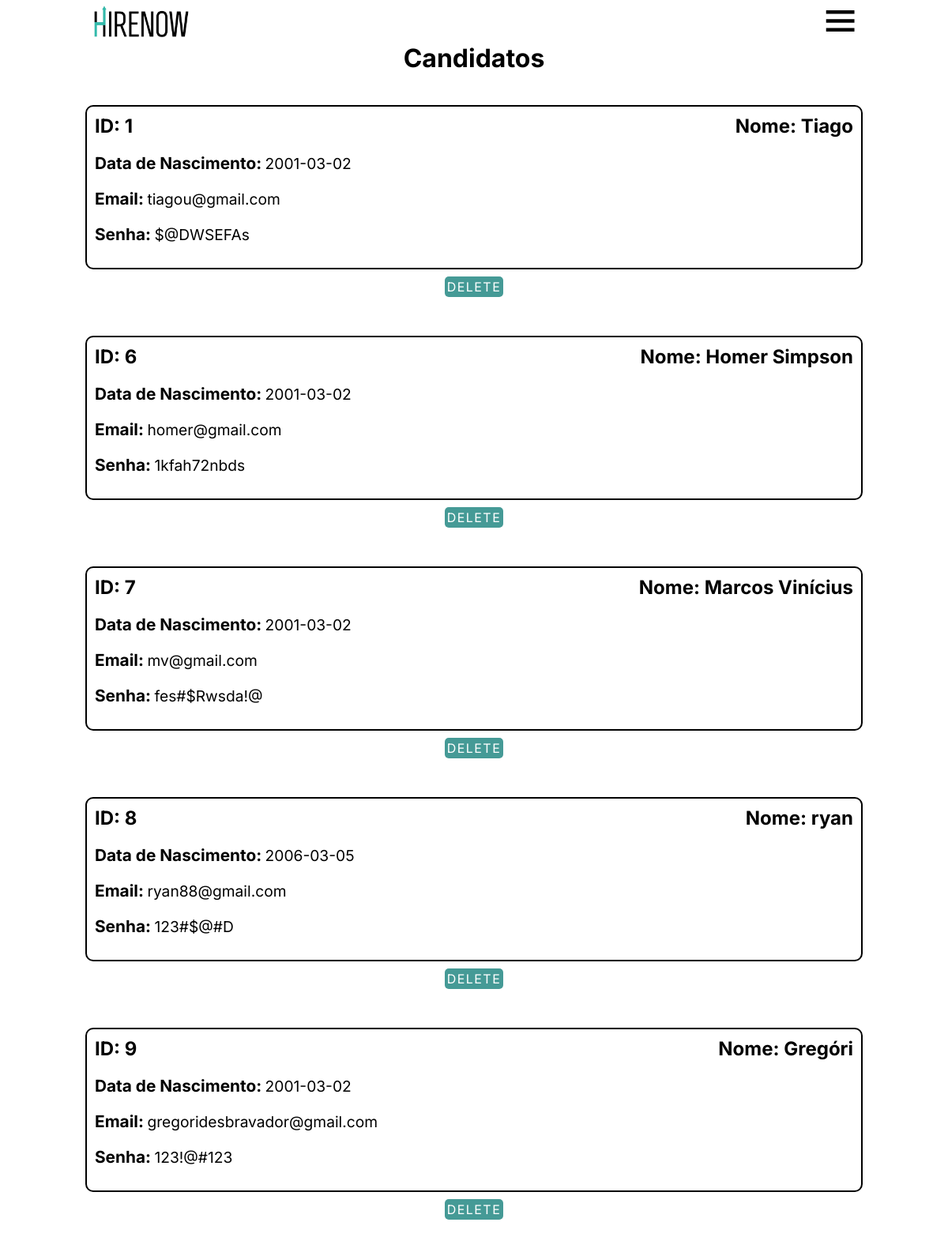
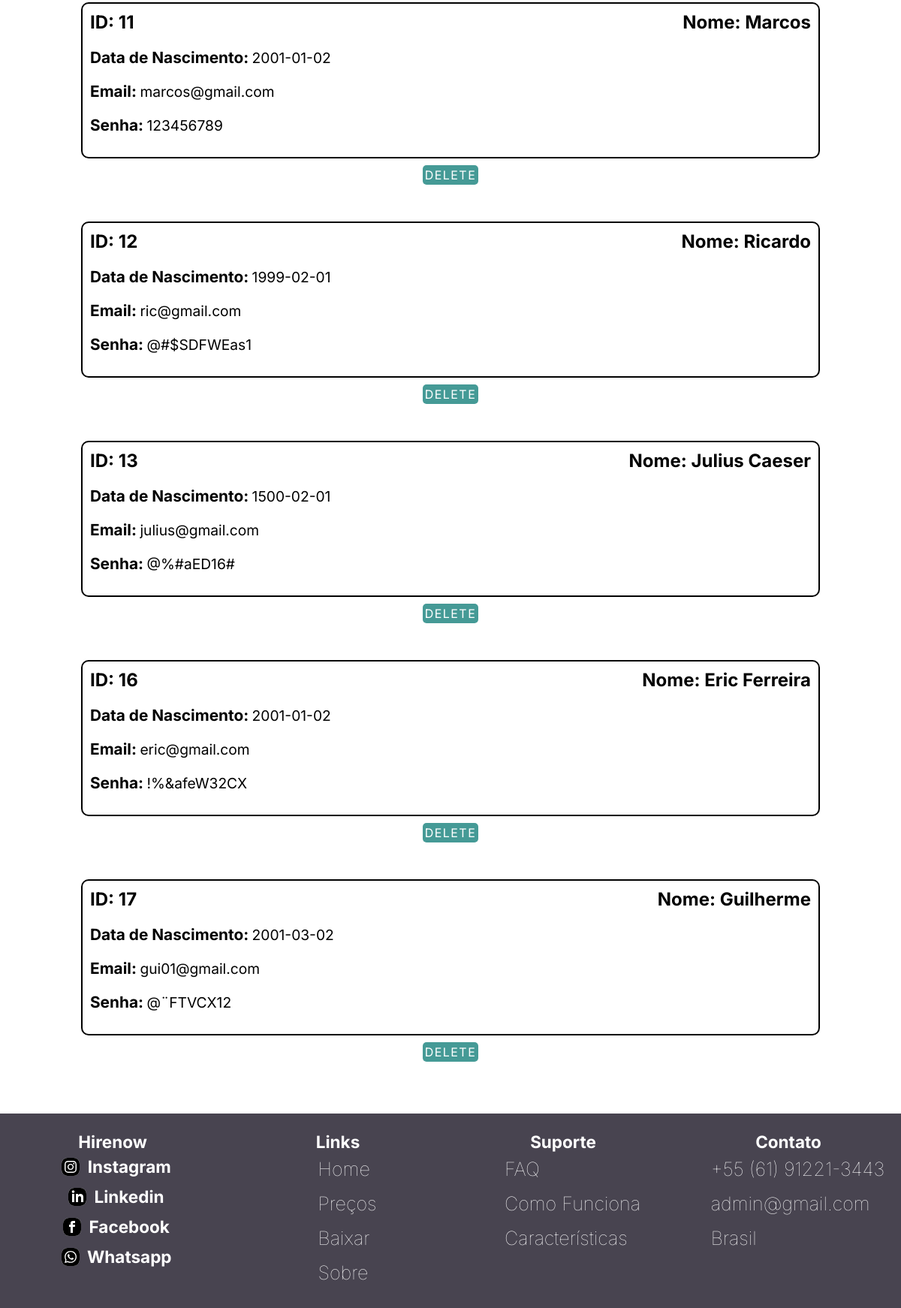
/login_cadastro/Adm/candidatos_adm.php?email=admin@gmail.com&senha=123asd!*&sm=1&id=1 (signed in), run on the app's committed database (2 pictures, top to bottom).
### tables this page shows
CREATE TABLE `candidato` (
  `idCandidato` int(11) NOT NULL AUTO_INCREMENT,
  `nome_cand` varchar(45) NOT NULL,
  `data_nasc` date NOT NULL,
  `email_cand` varchar(45) NOT NULL,
  `senha_cand` varchar(45) NOT NULL,
  `Administrador_idUsuarios` int(11) DEFAULT NULL,
  `tipo` int(1) NOT NULL,
  PRIMARY KEY (`idCandidato`),
  KEY `fk_Candidato_Administrador1_idx` (`Administrador_idUsuarios`),
  CONSTRAINT `fk_adm` FOREIGN KEY (`Administrador_idUsuarios`) REFERENCES `administrador` (`idUsuarios`) ON DELETE SET NULL ON UPDATE CASCADE
);

### login_cadastro/Adm/candidatos_adm.php (the view, shortened to what this page needs)
<?php
    if(urldecode($_GET['email']) && urldecode($_GET['senha']) && urldecode($_GET['sm']) && urldecode($_GET['id'])){
        class Adm1{
            public function __construct($email, $senha, $sm, $id){
                $this->email = $email;
                $this->senha = $senha;
                $this->sm = $sm;
                $this->id = $id;
            }
        }
    $adm1 = new Adm1(urlencode($_GET['email']), urlencode($_GET['senha']), urlencode($_GET['sm']), urlencode($_GET['id']));
    }
    elseif(!$_GET['email'] && !$_GET['senha'] && !$_GET['sm'] && !$_GET['id']){
        header('location: ../login/protection.php');
    }
?>
<!DOCTYPE html>
<html lang="pt-br">
<head>
    <link rel="stylesheet" href="header_adm.css">
    <link href="https://unpkg.com/boxicons@2.1.4/css/boxicons.min.css" rel="stylesheet" />
    <link rel="stylesheet" href="../Cand/css/rodape.css">
    <link rel="stylesheet" href="update_vaga.css">
</head>
<body>
    <header>
        <img src="../../imagens/logos/hirenow_word.png" alt="Logo" id="logo-word-header" />
        <div class="menu-toggle" onclick="toggleMenu()">
            <span id="menu-icon" class="icon-transition"><i id="bxicon" class='bx bx-menu'></i></span>
        </div>
    </header>
    <h1 style="text-align: center">Candidatos</h1>
    <?php include "../configs/config.php";
        $query = "SELECT * FROM candidato WHERE tipo = 2";
        $stmt = $conexao1->query($query);
        while($dados = $stmt->fetch_assoc()): ?>
        <div class="content-vaga">
        <div class="vaga">
            <div class="topo-vaga">
                <h3>ID: <?= $dados["idCandidato"] ?></h3>
                <h3>Nome: <?= $dados["nome_cand"] ?></h3>
            </div>
            <br>
            <h4 style="display: inline-block;">Data de Nascimento: </h4>
            <p style="display: inline-block;"><?= $dados["data_nasc"] ?></p>
            <br>
            <br>
            <h4 style="display: inline-block;">Email: </h4>
            <p style="display: inline-block;"><?= $dados["email_cand"] ?></p>
            <br>
            <br>
            <h4 style="display: inline-block;">Senha: </h4>
            <p style="display: inline-block;"><?= $dados["senha_cand"] ?></p>
            <br>
            <br>
        </div>
    </div>
            <center><a href=" <?="deletar.php?idCandidato={$dados['idCandidato']}&email={$adm1->email}&senha={$adm1->senha}&sm={$adm1->sm}&id={$adm1->id}"?>" style="line-height: 5.5vh;
                    text-align: center;
                    font-size: 1em;
                    padding: 3px;
                    position: relative;
                    width: 100%;
                    height: 5.5vh;
                    border-radius: 5px;
                    border: none;
                    margin-top: 4vh;
                    background-color: #459A96;
                    color: #fff;
                    cursor: pointer;
                    letter-spacing: 0.09em;
                    text-transform: uppercase;
                    transition-duration: 0.5s;">Delete</a></center>
    <?php endwhile; ?>
    <footer class="rodape">
        <div class="div1">
            <ul class="ul-rod">
                <h2>Hirenow</h2>
                <div class="content-redes">
                    <a href="#" class="ancor"><img src="../../rodape/img_redes/instagram.svg" alt="instagram"
                            style="background: white; border-radius: 8px;"></a>
                    <h3>Instagram</h3>
                </div>
                <div class="content-redes">
                    <a href="#" class="ancor"><img src="../../rodape/img_redes/linkedin.svg" alt="linkedin"
                            style="background: white; border-radius: 8px;"></a>
                    <h3>Linkedin</h3>
                </div>
                <div class="content-redes">
                    <a href="#" class="ancor"><img src="../../rodape/img_redes/facebook.svg" alt="facebook"
                            style="background: white; border-radius: 8px;"></a>
                    <h3>Facebook</h3>
                </div>
                <div class="content-redes">
                    <a href="#" class="ancor"><img src="../../rodape/img_redes/whatsapp.svg" alt="whatsapp"
                            style="background: white; border-radius: 8px;"></a>
                    <h3>Whatsapp</h3>
                </div>
            </ul>
        </div>
        <div class="div2">
            <ul class="ul-rod">
                <h2>Links</h2>
                <li>
                    <a href="#" class="ancor">Home</a><br>
                    <a href="#" class="ancor">Preços</a><br>
                    <a href="#" class="ancor">Baixar</a><br>
                    <a href="#" class="ancor">Sobre</a>
                </li>
            </ul>
        </div>
        <div class="div3">
            <ul class="ul-rod">
                <h2>Suporte</h2>
                <li>
                    <a href="#" class="ancor">FAQ</a><br>
                    <a href="#" class="ancor">Como Funciona</a><br>
                    <a href="#" class="ancor">Características</a>
                </li>
            </ul>
        </div>
        <div class="div4">
            <ul class="ul-rod">
                <h2>Contato</h2>
                <li>
                    <a href="#" class="ancor">+55 (61) 91221-3443</a><br>
                    <a href="#" class="ancor">admin@gmail.com</a><br>
                    <a href="#" class="ancor">Brasil</a>
                </li>
            </ul>
        </div>
    </footer>
</body>
</html>

### login_cadastro/Adm/header_adm.css (style rules this page uses)
* { margin: 0; padding: 0; text-decoration: none; font-family: "Inter", sans-serif; }
header { display: flex; justify-content: space-around; align-items: center; width: 100vw; background: #fff; }
#logo-word-header { padding-left: 0.8%; width: 10%; }
i { color: #000; font-size: 1.4em; }
a { color: #000; font-size: 1.4em; }
.menu-toggle { display: none; font-size: 2.4rem; cursor: pointer; }
#bxicon { display: flex; }
.menu-toggle { display: flex; }

### login_cadastro/Cand/css/rodape.css (style rules this page uses)
.rodape { width: 100%; display:flex; justify-content: space-between; margin-top: 5%; padding-top: 2%; padding-bottom: 2%; font-size: 15px; background-color: #484450; }
h2 { color: white; }
li { list-style: none; }
.div1 { justify-content: space-between; width: 25vw; }
.div1 ul { display: flex; flex-direction: column; align-items: center; }
.content-redes { display: flex; align-items: center; }
.content-redes h3 { color: white; margin-left: 1.5%; }
.div2 { display: flex; justify-content: center; width: 25vw; }
.div3 { display: flex; justify-content: center; width: 25vw; }
.div4 { display: flex; justify-content: center; width: 25vw; }
a.ancor { justify-content:space-between; display:inline-flex; align-items:center; text-decoration: none; padding: 8px; color: white; font-weight: 100; border-radius: 40px; }
.ul-rod { display: flex; flex-direction: column; align-items: center; height: 100%; }

### login_cadastro/Adm/update_vaga.css (style rules this page uses)
body { display: flex; justify-content: center; flex-direction: column; }
.content-vaga { width: 100vw; display: flex; justify-content: center; }
.vaga { width: 80%; border: 2px solid black; margin-top: 5vh; border-radius: 10px; padding: 10px; }
.topo-vaga { display: flex; justify-content: space-between; }
h3 { font-size: 1.5em; }
h4 { font-size: 1.3em; }
p { font-size: 1.2em; }
li { margin-left: 25px; font-size: 1.2em; }

### login_cadastro/Adm/candidatos_adm.php (style rules this page uses)
a { color: black; text-decoration: none; }

### data on the page
candidato: idCandidato "1", nome_cand "Tiago", data_nasc "2001-03-02", email_cand "tiagou@gmail.com", senha_cand "$@DWSEFAs"
candidato: idCandidato "6", nome_cand "Homer Simpson", data_nasc "2001-03-02", email_cand "homer@gmail.com", senha_cand "1kfah72nbds"
candidato: idCandidato "7", nome_cand "Marcos Vinícius", data_nasc "2001-03-02", email_cand "mv@gmail.com", senha_cand "fes#$Rwsda!@"
candidato: idCandidato "8", nome_cand "ryan", data_nasc "2006-03-05", email_cand "ryan88@gmail.com", senha_cand "123#$@#D"
candidato: idCandidato "9", nome_cand "Gregóri", data_nasc "2001-03-02", email_cand "gregoridesbravador@gmail.com", senha_cand "123!@#123"
candidato: idCandidato "11", nome_cand "Marcos", data_nasc "2001-01-02", email_cand "marcos@gmail.com", senha_cand "123456789"
candidato: idCandidato "12", nome_cand "Ricardo", data_nasc "1999-02-01", email_cand "ric@gmail.com", senha_cand "@#$SDFWEas1"
candidato: idCandidato "13", nome_cand "Julius Caeser", data_nasc "1500-02-01", email_cand "julius@gmail.com", senha_cand "@%#aED16#"
candidato: idCandidato "16", nome_cand "Eric Ferreira", data_nasc "2001-01-02", email_cand "eric@gmail.com", senha_cand "!%&afeW32CX"
candidato: idCandidato "17", nome_cand "Guilherme", data_nasc "2001-03-02", email_cand "gui01@gmail.com", senha_cand "@¨FTVCX12"
